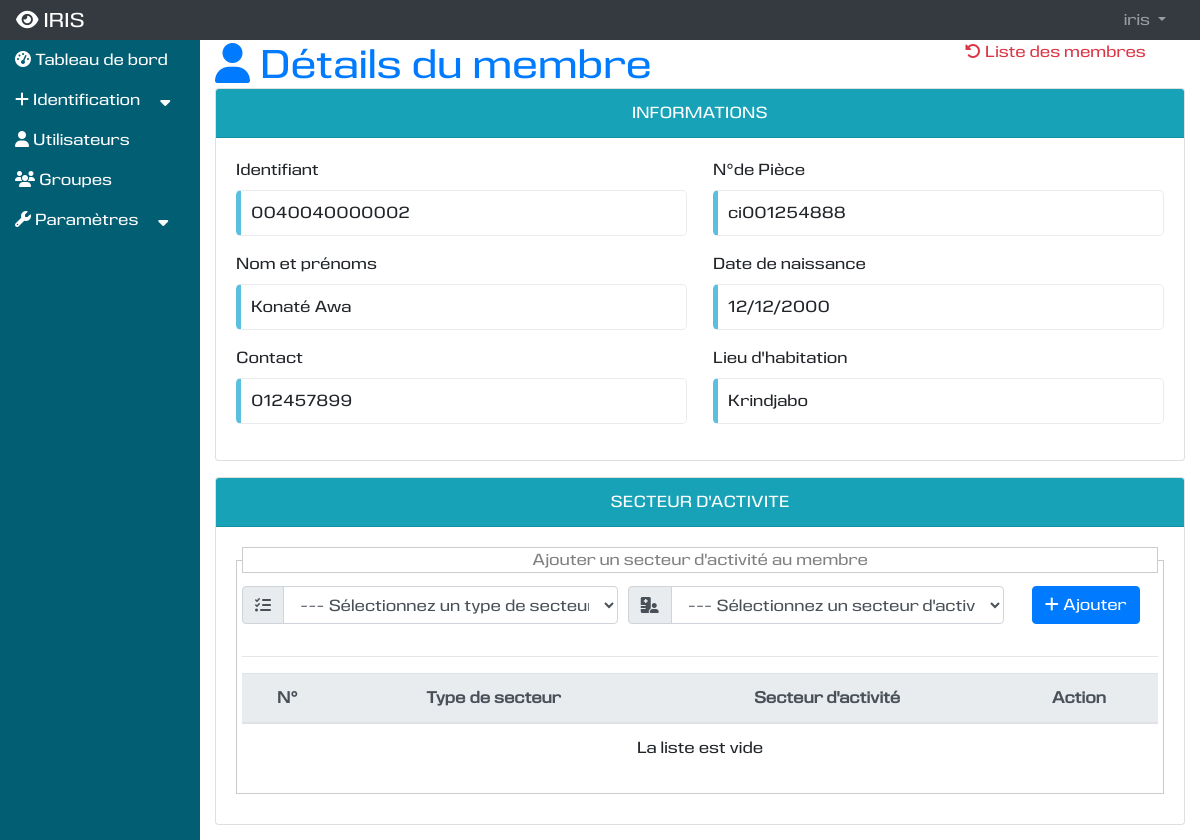
The app's page /presentation/details-secteurfemmeactive/10 (signed in, upper part), older data.
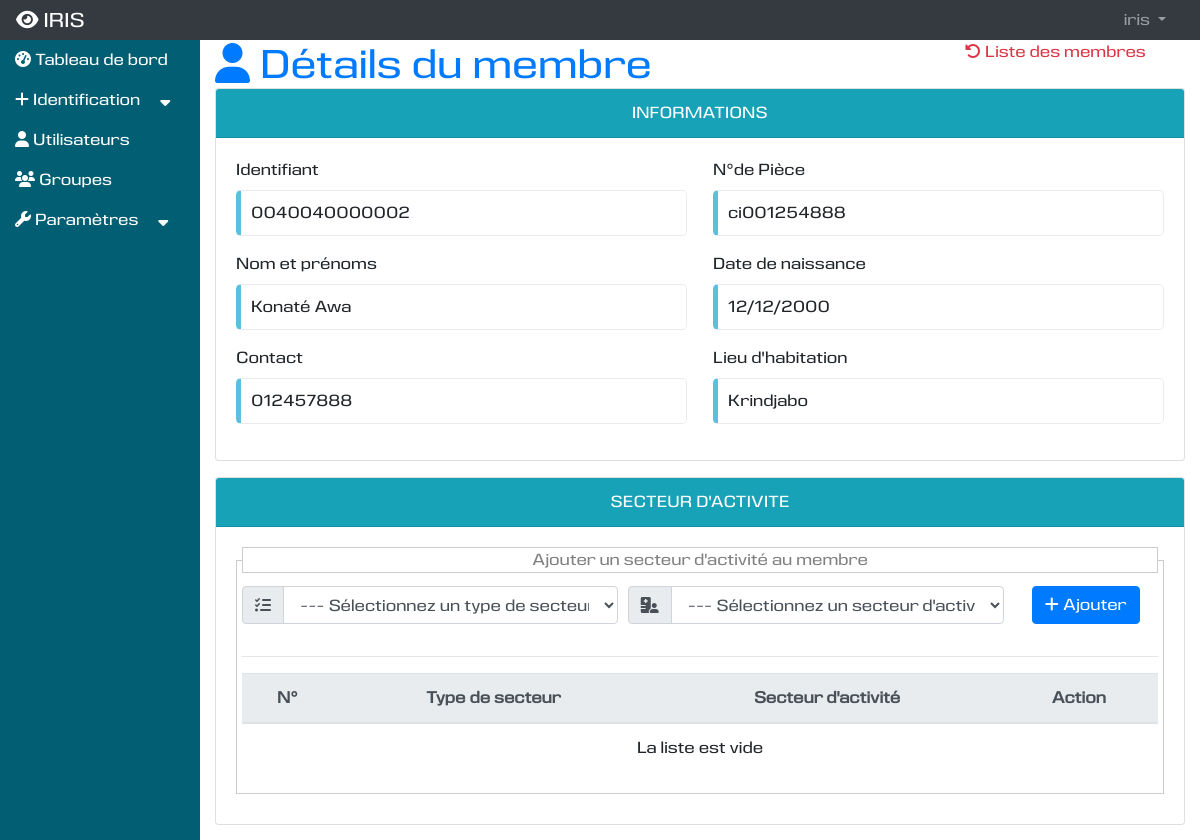
The same page, newer data.
### vieprofessionnelle/models.py (models this page shows, shortened)
class Membre(models.Model):
    identifiant = models.CharField(max_length=13, null=True,blank=True, default=None, unique=True, verbose_name="Identifiant")
    nom = models.CharField(max_length=250, null=False,blank=False, verbose_name="Nom")
    nomjeunefille = models.CharField(max_length=250, null=True,blank=True,default="", verbose_name="Nom de jeune fille")
    prenoms = models.CharField(max_length=250, null=True,blank=True, default="", verbose_name="Prénoms")
    nom_prenoms = models.CharField(max_length=250, null=True,blank=True, default="",db_index=True, verbose_name="Nom et prénoms")
    actif = models.BooleanField(default=False)
    numerobadge = models.CharField(max_length=250,null=True,blank=True,  default=None, unique=True,verbose_name="N°Badge")
    qrcode = models.CharField(max_length=250,null=True,blank=True, default=None,unique=True,verbose_name="QR Code")
    dateenre = models.DateField(default=None, null=True, blank=True, verbose_name="Date d'enregistrement")
    date_naissance = models.DateField(default=None, null=True, blank=True, verbose_name="Date de naissance")
    contact = models.CharField(max_length=50, default=None, unique=True, verbose_name="Contact")
    numeropiece = models.CharField(max_length=100,default=None, unique=True, verbose_name="N°de la pièce")
    secteurs = models.ManyToManyField(Secteur)
    typepiece = models.ForeignKey(TypePiece, null=True, on_delete=models.SET_NULL)
    niveauscolaire = models.ForeignKey(NiveauScolaire, null=True, on_delete=models.SET_NULL)
    sexe = models.ForeignKey(Sexe, null=True, on_delete=models.SET_NULL)
    nationalite = models.ForeignKey(Nationalite, null=True, on_delete=models.SET_NULL)
    parents = models.ManyToManyField("Parent")
    situationmatrimoniale = models.ForeignKey(SituationMatrimoniale, null=True, on_delete=models.SET_NULL)
    quartier = models.ForeignKey(Quartier, null=True, on_delete=models.SET_NULL)
    lieunaissance = models.ForeignKey(Commune, null=True, on_delete=models.SET_NULL)
    utilisateur = models.ForeignKey(User, null=True, on_delete=models.SET_NULL)

### localisation/models.py (models this page shows, shortened)
class Quartier(models.Model):
    code = models.CharField(max_length=100, unique=True)
    libelle = models.CharField(max_length=250, verbose_name="Quartier", unique=True)
    commune = models.ForeignKey(Commune, on_delete=models.SET_NULL, null=True)
    def __str__(self):
        return self.libelle

### presentation/views.py (the view)
# urls.py: path('details-secteurfemmeactive/<str:id>', views.detail_secteurfemmeactive, name='detail_secteurfemmeactive'),
@login_required
@permission_required('vieprofessionnelle.add_membre', raise_exception=True)
def detail_secteurfemmeactive(request, id):
    try:
        membre = Membre.objects.get(id=id)
    except Membre.DoesNotExist:
        messages.error(request, "Ce membre n'existe pas.")
        return HttpResponseRedirect(reverse('presentation:ajouter_secteurfemmeactive'))
    typesecteurs = TypeSecteur.objects.order_by('id')
    secteurs = Secteur.objects.filter(membre=membre).order_by('secteur')
    typedocuments = TypeDocument.objects.order_by('id')
    documents = Document.objects.filter(membre=membre).order_by('id')
    parents_membre = Parent.objects.filter(membre=membre).order_by('id')
    parents = Parent.objects.order_by('id')
    typeparents = TypeParent.objects.order_by('id')
    typeetatsantes = TypeEtatSante.objects.order_by('id')
    etatsantes = EtatSante.objects.filter(membre=membre).order_by('id')
    context = {
        'title': "Détials du membre",
        'membre': membre,
        'typesecteurs': typesecteurs,
        'secteurs': secteurs,
        'typedocuments': typedocuments,
        'documents': documents,
        'parents_membre': parents_membre,
        'parents': parents,
        'typeparents': typeparents,
        'typeetatsantes': typeetatsantes,
        'etatsantes': etatsantes,
        'id_retour': 2,  # Variable pour le lien de retour vers la liste des membres
    }
    return render(request, 'presentation/details_secteur_agricole.html', context)

### presentation/templates/presentation/details_secteur_agricole.html (shortened to what this page needs)
{% extends 'utilisateur/base.html' %}
{% load static %}
{% block tableau_de_bord %}
<div class="row">
    <div class="col-md-12">
        <div class="row">
            <div class="col-md-9">
                <h1 class="text-primary"><i class="fas fa-user"></i> Détails du membre</h1>
            </div>
            <div class="col-md-3">
                <a href="{% url 'presentation:retour_liste_membre' id_retour %}" class="text-danger"><i class="fas fa-undo-alt"></i> Liste des membres</a>
            </div>
        </div>
    </div>
    <div class="col-md-12 mb-3">
        <div class="card">
            <div class="card-header text-white text-center bg-info">INFORMATIONS</div>
            <div class="card-body">
                <div class="form-row mb-3">
                    <div class="col mr-3">
                        <label>Identifiant</label>
                        <p class="contour-info">
                            {{membre.identifiant}}
                        </p>
                    </div>
                    <div class="col">
                        <label>N°de Pièce</label>
                        <p class="contour-info">
                            {{membre.numeropiece}}
                        </p>
                    </div>
                </div>
                <div class="form-row mb-3">
                    <div class="col mr-3">
                        <label>Nom et prénoms</label>
                        <p class="contour-info">
                            {{membre.nom_prenoms}}
                        </p>
                    </div>
                    <div class="col">
                        <label>Date de naissance</label>
                        <p class="contour-info">
                            {{membre.date_naissance|date:'d/m/Y'}}
                        </p>
                    </div>
                </div>
                <div class="form-row mb-3">
                    <div class="col mr-3">
                        <label>Contact</label>
                        <p class="contour-info">
                            {{membre.contact}}
                        </p>
                    </div>
                    <div class="col">
                        <label>Lieu d'habitation</label>
                        <p class="contour-info">
                            {{membre.quartier}}
                        </p>
                    </div>
                </div>
            </div>
        </div>
    </div>
    <div class="col-md-12 mb-3">
        <div class="card">
            <div class="card-header text-white text-center bg-info">SECTEUR D'ACTIVITE</div>
            <div class="card-body">
                <form action="get" method="#">
                    <fieldset style="border:1px solid #CCC; margin-bottom:10px; padding:5px;">
                    <legend style="font-size:1em;color:gray;border:1px solid #CCC; text-align:center;">
                        Ajouter un secteur d'activité au membre
                    </legend>
                    <div class="form-row mb-2">
                        <div class="col-md-5">
                            <div class="input-group mb-3">
                                <div class="input-group-prepend">
                                    <label class="input-group-text" for="select_typesecteur"><i class="fas fa-tasks"></i></label>
                                </div>
                                <select name="select_typesecteur" id="select_typesecteur" class="form-control" required>
                                    <option value="" selected>--- Sélectionnez un type de secteur ---</option>
                                </select>
                            </div>
                        </div>
                        <div class="col-md-5">
                            <div class="input-group mb-3">
                                <div class="input-group-prepend">
                                    <label class="input-group-text" for="select_secteur"><i class="fas fa-hospital-user"></i></label>
                                </div>
                                <select name="select_secteur" id="select_secteur" class="form-control" required>
                                    <option value="" selected>--- Sélectionnez un secteur d'activité ---</option>
                                </select>
                            </div>
                        </div>
                        <div class="col-md-2">
                            <div class="input-group mb-3 justify-content-center">
                                <button type="submit" id="envoyer_secteur" name="envoyer_secteur" class="btn btn-primary">
                                    <i class="fa fa-plus"></i> Ajouter
                                </button>
                            </div>
                        </div>
                    </div>
                    <hr />
                    <table class="table table-hover table-responsive-md text-center" id="tablesecteur">
                        <thead>
                        <tr class="thead-light">
                            <th>N°</th>
                            <th>Type de secteur</th>
                            <th>Secteur d'activité</th>
                            <th>Action</th>
                        </tr>
                        </thead>
                        <tbody>
                        {% for secteur in secteurs %}
                        <tr>
                            <td>{{forloop.counter}}</td>
                            <td>{{secteur.typesecteur|upper}}</td>
                            <td>{{secteur.secteur|capfirst}}</td>
                            <td class="text-center">
                                <button type="button" title="Supprimer" class="btn btn-outline-danger btn-sm" data-toggle="modal" data-target="#secteursupprimermodal{{secteur.id}}" data-backdrop="static"><i class="fas fa-trash-alt"></i></button>
                                <div class="modal fade" id="secteursupprimermodal{{secteur.id}}" role="dialog">
                                    <div class="modal-dialog">
                                        <div class="modal-content">
                                            <div class="modal-header">
                                                <h4 class="modal-title">Confirmez-vous la suppression ?</h4>
                                                <button type="button" class="close" data-dismiss="modal">&times;</button>
                                            </div>
                                            <div class="modal-body">
                                                <h5>
                                                    Secteur : <strong>{{secteur.secteur|capfirst}}</strong>
                                                </h5>
                                            </div>
                                            <div class="modal-footer justify-content-center">
                                                <form style="display:inline-block; text-align:center" method="get" action="#">
                                                    <input type="text" name="id_membre_secteur_s" id="id_membre_secteur_s{{secteur.id}}" value="{{membre.id}}" hidden>
                                                    <button type="submit" name="supprimer_s" value="{{secteur.id}}" class="btn btn-success btn-sm">Oui</button>
                                                </form>
                                                <button class="btn btn-danger btn-sm" name="annuler_s" data-dismiss="modal">Non</button>
                                            </div>
                                        </div>
                                    </div>
                                </div>
                            </td>
                        </tr>
                        {% empty %}
                        <tr class="text-center">
                            <td colspan="4" class="text-center">
                                La liste est vide
                            </td>
                        </tr>
                        {% endfor %}
                        </tbody>
                    </table>
                </fieldset>
                </form>
            </div>
        </div>
    </div>
</div>
{% include 'toast.html' %}
{% endblock %}

### utilisateur/templates/utilisateur/base.html (shortened to what this page needs)
{% extends 'base.html' %}
{% load static %}
{% block contenu %}
<div class="row" id="contenu_index">
    <div class="col-md-2" id="contenu_index_gauche">
        <div>
            <ul class="menu-accordeon">
                <li><a href="{% url 'presentation:index' %}"><i class="fa fa-dashboard"></i> Tableau de bord</a></li>
                <li><a href="#"><i class="fa fa-plus"></i> Identification &nbsp;&nbsp;&nbsp;&nbsp;<i class="fas fa-sort-down"></i></a>
                </li>
                {% if 'auht.add_user' in perms %}
                <li><a href="{% url 'utilisateur:utilisateur' %}"><i class="fa fa-user"></i> Utilisateurs</a></li>
                <li><a href="{% url 'utilisateur:groupe' %}"><i class="fa fa-group"></i> Groupes</a></li>
                {% endif %}
                {% if 'vieprofessionnelle.add_typesecteur' in perms %}
                <li>
                    <a href="#"><i class="fa fa-wrench"></i> Paramètres &nbsp;&nbsp;&nbsp;&nbsp;<i class="fas fa-sort-down"></i></a>
                </li>
                {% endif %}
            </ul>
        </div>
    </div>
    <div class="col-md-10" id="contenu_index_droit">
        <div class="row">
            <div class="col-md-12">
                {% block tableau_de_bord %}
                {% endblock %}
            </div>
        </div>
    </div>
</div>
{% endblock %}

### templates/base.html (shortened to what this page needs)
{% load static %}
<!DOCTYPE html>
<html lang="fr">
<head>
    <link rel="stylesheet" href="https://maxcdn.bootstrapcdn.com/bootstrap/4.5.2/css/bootstrap.min.css">
    <link rel="stylesheet" type="text/css" href="https://cdn.datatables.net/v/bs4/jq-3.6.0/jszip-2.5.0/dt-1.12.1/b-2.2.3/b-html5-2.2.3/b-print-2.2.3/datatables.min.css"/>
    <link rel="stylesheet" type="text/css" href="{% static 'css/css.css' %}" />
</head>
<body>
  <div id ="page">
      {% block nas %}
      <div id ="nav">
        {% include 'nav.html' %}
      </div>
      {% endblock %}
    <div id ="contenu" class="container-fluid">
      {% block contenu %}
      {% endblock %}
    </div>
  </div>
</body>
</html>

### templates/nav.html (shortened to what this page needs)
<nav class="navbar navbar-expand-md bg-dark navbar-dark">
  <a class="navbar-brand" href="{% url 'presentation:index' %}"><i class="fas fa-eye"></i> IRIS</a>
  <div class="collapse navbar-collapse" id="collapsNavbar">
    <ul class="navbar-nav">
      {% if not user.is_authenticated %}
      <li class="nav-item">
        <a class="nav-link" href="{% url 'utilisateur:connexion' %}">Connexion</a>
      </li>
      <li class="nav-item">
        <a class="nav-link" href="{% url 'utilisateur:inscription' 0 %}">S'inscrire</a>
      </li>
      {% else %}
      <li class="nav-item dropdown" style="position: relative;">
        <a class="nav-link dropdown-toggle" href="#" id="navbardrop" data-toggle="dropdown">
          {{user.get_username}}
        </a>
      </li>
      {% endif %}
    </ul>
  </div>
</nav>

### templates/toast.html (shortened to what this page needs)
<div aria-live="polite" aria-atomic="true"
     style="position: fixed; min-height: 200px; top: 0; right: 0;" >
</div>
<div aria-live="polite" aria-atomic="true"
     style="position: fixed; min-height: 200px; top: 0; right: 0;" >
</div>
<div aria-live="polite" aria-atomic="true"
     style="position: fixed; min-height: 200px; top: 0; right: 0;" >
</div>

Row changes from the older to the newer data that the page shows:
changed Membre "ci001254888": contact "012457899" → "012457888"
